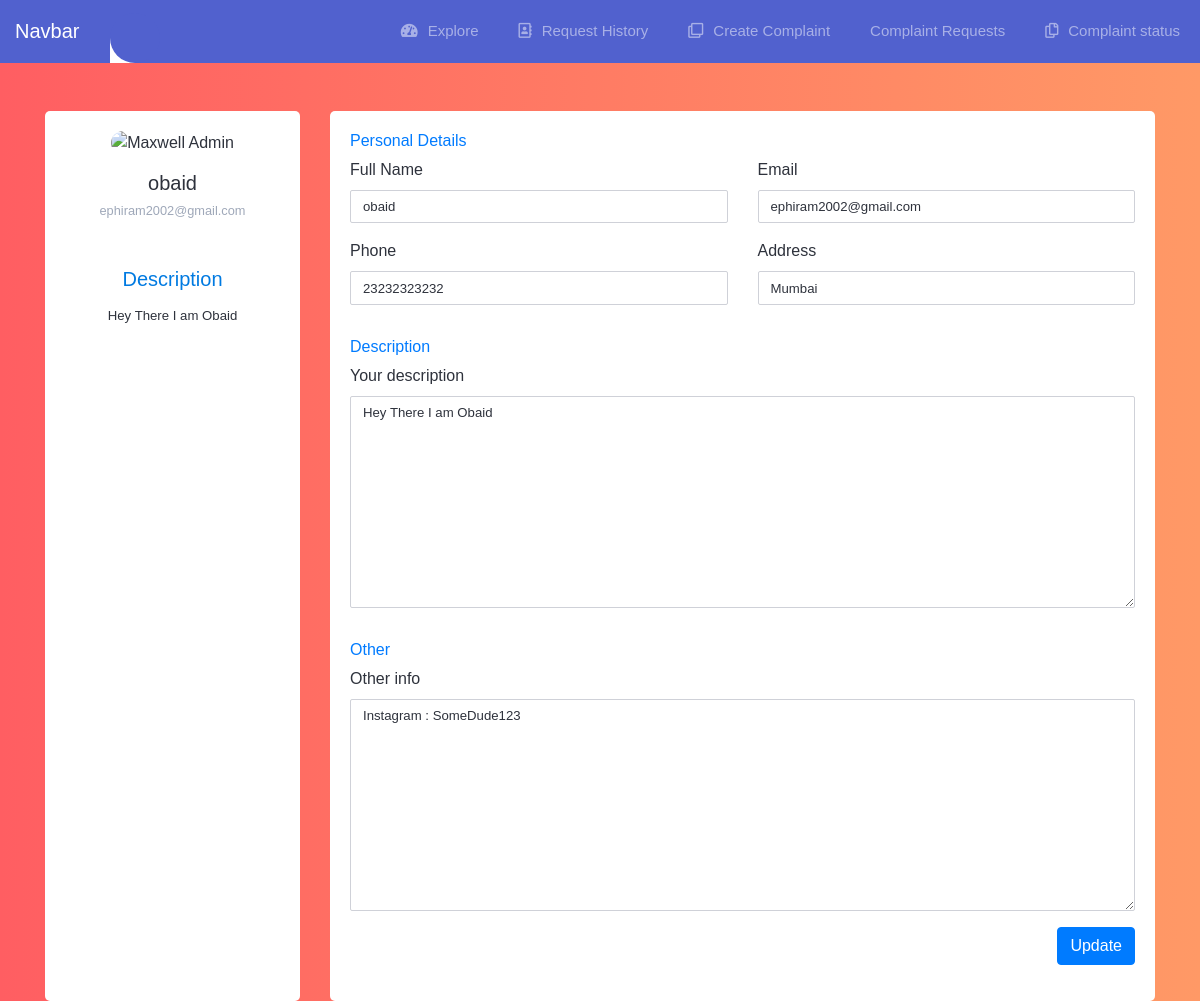
/edit-profile/ (signed in), run on the app's committed database.
### accounts/models.py (models this page shows, shortened)
class User(AbstractUser):
	role_choices = (
		('Normal user/Victim', 'Normal user/Victim'),
		('NGO/Activist/Mod', 'NGO/Activist/Mod'),
	)
	user_phone = 				models.CharField(max_length = 200, unique = True, null = True, blank = True)
	user_other =  				models.TextField(null = True, blank = True)
	user_profile_image =  		models.ImageField(null = True, upload_to = 'profiles', default = 'profiles/default-image.jpg')
	user_role = 				models.CharField(max_length = 50, null = True, choices = role_choices)
	user_description = 			models.TextField(null = True, blank = True)
	user_address = 				models.CharField(max_length = 100, null = True, blank = True)
	slug = 						models.SlugField(unique=True, max_length=100, default='some string')

### user_auth/decorators.py (the view)
		def wrapper_func(request, *args, **kwargs):
			if ((request.user.is_authenticated == False and flag == 0) or (request.user.is_authenticated == True and flag == 1)):
				return view_func(request, *args, **kwargs)
			else:
				return redirect('complaints:explore-complaints')

### accounts/forms.py (shortened to what this page needs)
class UpdateUserForm(forms.ModelForm):
	class Meta:
		model = User
		fields = ['username', 'user_phone', 'user_other', 'email', 'user_description', 'user_profile_image', 'user_address']

### accounts/views.py (called while the page is built)
@login_required(login_url='user_auth:login')
@auth_or_not(1)
def profileEdit(request):
	profile = User.objects.get(username = request.user)
	form = UpdateUserForm()
	if request.method == "POST":
		form = UpdateUserForm(request.POST, request.FILES, instance=profile)
		if form.is_valid():
			form.save()
		return redirect('/')
	context = {'profile':profile, 'form':form}
	return render(request, 'accounts/profile_edit_form.html', context)

### accounts/templates/accounts/profile_edit_form.html (shortened to what this page needs)
{% load static %}
{% load widget_tweaks %}
{% include 'accounts/main.html' %}
{% block content %}
<div class="container pt-5">
    <div class="row gutters">
        <div class="col-xl-3 col-lg-3 col-md-12 col-sm-12 col-12">
            <div class="card h-100">
                <div class="card-body">
                    <div class="account-settings">
                        <div class="user-profile">
                            <div class="user-avatar">
                                <img src="https://bootdey.com/img/Content/avatar/avatar7.png" alt="Maxwell Admin">
                            </div>
                            <h5 class="user-name">{{user.username}}</h5>
                            <h6 class="user-email">{{user.email}}</h6>
                        </div>
                        <div class="about">
                            <h5>Description</h5>
                            <p>{{user.user_description}}</p>
                        </div>
                    </div>
                </div>
            </div>
        </div>
        <div class="col-xl-9 col-lg-9 col-md-12 col-sm-12 col-12">
            <div class="card h-100">
                <div class="card-body">
                    <form action="" method="POST" enctype="multipart/form-data">
                        <div class="row gutters">
                            <div class="col-xl-12 col-lg-12 col-md-12 col-sm-12 col-12">
                                <h6 class="mb-2 text-primary">Personal Details</h6>
                            </div>
                            <div class="col-xl-6 col-lg-6 col-md-6 col-sm-6 col-12">
                                <div class="form-group">
                                    <label for="username">Full Name</label>
                                    {% render_field form.username class="form-control" name="username" value=profile.username type="text" %}
                                </div>
                            </div>
                            <div class="col-xl-6 col-lg-6 col-md-6 col-sm-6 col-12">
                                <div class="form-group">
                                    <label for="email">Email</label>
                                    {% render_field form.email class="form-control" name="email" value=profile.email type="text" %}
                                </div>
                            </div>
                            <div class="col-xl-6 col-lg-6 col-md-6 col-sm-6 col-12">
                                <div class="form-group">
                                    <label for="user_phone">Phone</label>
                                    {% render_field form.user_phone class="form-control" name="user_phone" value=profile.user_phone type="text" %}
                                </div>
                            </div>
                            <div class="col-xl-6 col-lg-6 col-md-6 col-sm-6 col-12">
                                <div class="form-group">
                                    <label for="user_address">Address</label>
                                    {% render_field form.user_address class="form-control" name="user_address" value=profile.user_address type="text" %}
                                </div>
                            </div>
                        </div>
                        <div class="row gutters">
                            <div class="col-xl-12 col-lg-12 col-md-12 col-sm-12 col-12">
                                <h6 class="mt-3 mb-2 text-primary">Description</h6>
                            </div>
                            <div class="col-xl-12 col-lg-12 col-md-12 col-sm-12 col-12">
                                <div class="form-group">
                                    <label for="user_description">Your description</label>
                                    <textarea class="form-control" rows="10" name="user_description" id="user_description">{{user.user_description}}</textarea>
                                </div>
                            </div>
                        </div>
                        <div class="row gutters">
                            <div class="col-xl-12 col-lg-12 col-md-12 col-sm-12 col-12">
                                <h6 class="mt-3 mb-2 text-primary">Other</h6>
                            </div>
                            <div class="col-xl-12 col-lg-12 col-md-12 col-sm-12 col-12">
                                <div class="form-group">
                                    <label for="user_other">Other info</label>
                                    <textarea class="form-control" rows="10" name="user_other" id="user_other">{{user.user_other}}</textarea>
                                </div>
                            </div>
                        </div>
                        <div class="row gutters">
                            <div class="col-xl-12 col-lg-12 col-md-12 col-sm-12 col-12">
                                <div class="text-right">
                                    <button type="submit" id="submit" name="submit" class="btn btn-primary">Update</button>
                                </div>
                            </div>
                        </div>
                    </form>
                </div>
            </div>
        </div>
    </div>
</div>
{% endblock %}

### static/css/main.css (style rules this page uses)
body { background: #FFFAF0; }
h5 { font-weight: 400 }
body { background: #ffc107; font-family: Arial, Helvetica, sans-serif }

### accounts/templates/accounts/main.html (style rules this page uses)
body { background: #FFFAF0; }
h5 { font-weight: 400 }
body { background: #ffc107; font-family: Arial, Helvetica, sans-serif }

### accounts/templates/accounts/profile_edit_form.html (style rules this page uses)
body { margin: 0; color: #2e323c; background: #f5f6fa; position: relative; height: 100%; }
.account-settings .user-profile { margin: 0 0 1rem 0; padding-bottom: 1rem; text-align: center; }
.account-settings .user-profile .user-avatar { margin: 0 0 1rem 0; }
.account-settings .user-profile .user-avatar img { width: 90px; height: 90px; -webkit-border-radius: 100px; -moz-border-radius: 100px; border-radius: 100px; }
.account-settings .user-profile h5.user-name { margin: 0 0 0.5rem 0; }
.account-settings .user-profile h6.user-email { margin: 0; font-size: 0.8rem; font-weight: 400; color: #9fa8b9; }
.account-settings .about { margin: 2rem 0 0 0; text-align: center; }
.account-settings .about h5 { margin: 0 0 15px 0; color: #007ae1; }
.account-settings .about p { font-size: 0.825rem; }
.form-control { border: 1px solid #cfd1d8; -webkit-border-radius: 2px; -moz-border-radius: 2px; border-radius: 2px; font-size: .825rem; background: #ffffff; color: #2e323c; }
.card { background: #ffffff; -webkit-border-radius: 5px; -moz-border-radius: 5px; border-radius: 5px; border: 0; margin-bottom: 1rem; }

### data on the page
User: username "obaid", email "ephiram2002@gmail.com", user_description "Hey There I am Obaid", user_phone "23232323232", user_address "Mumbai", user_other "Instagram : SomeDude123"
